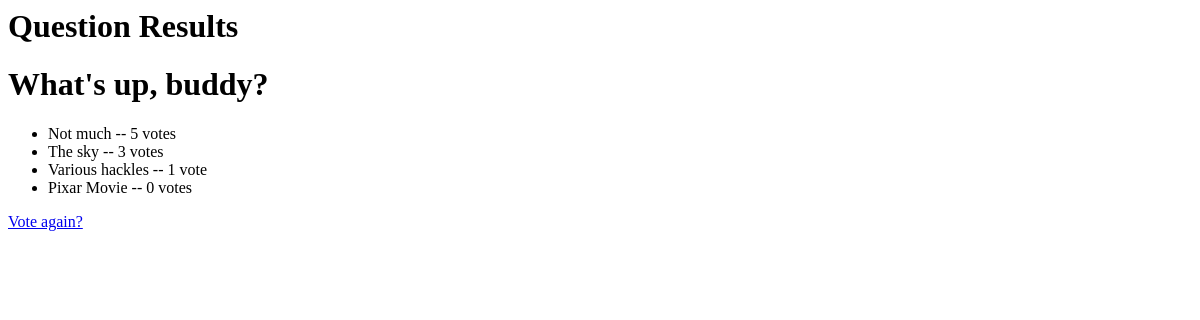
The app's page /polls/1/results/, older data.
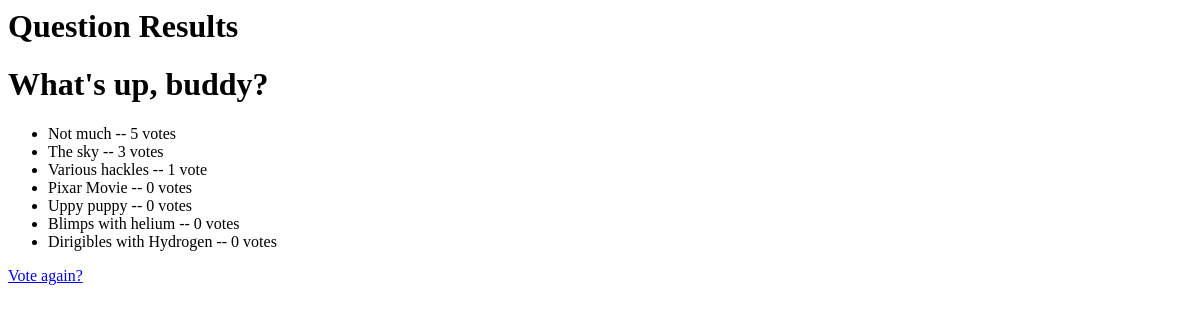
The same page, newer data.
### polls/models.py (models this page shows, shortened)
class Question(models.Model):
    question_text = models.CharField(max_length=200)
    pub_date = models.DateTimeField('date published')
    def was_published_recently(self):
        now = timezone.now()
        return now - datetime.timedelta(days=1) <= self.pub_date <= now
    was_published_recently.admin_order_field = 'pub_date'
    was_published_recently.boolean = True
    was_published_recently.short_description = 'Published recently?'

class Choice(models.Model):
    question = models.ForeignKey(Question, on_delete=models.CASCADE)
    choice_text = models.CharField(max_length=200)
    votes = models.IntegerField(default=0)

### polls/views.py (the view)
# urls.py: url(r'^(?P<pk>[0-9]+)/results/$', views.ResultsView.as_view(), name='results'),
class ResultsView(generic.DetailView):
    model = Question
    template_name = 'polls/results.html'

### polls/templates/polls/results.html
<h1>Question Results</h1>
<h1>{{ question.question_text }}</h1>
<ul>
{% for choice in question.choice_set.all %}
    <li>{{ choice.choice_text }} -- {{ choice.votes }} vote{{ choice.votes|pluralize }}</li>
{% endfor %}
</ul>
<a href="{% url 'polls:detail' question.id %}">Vote again?</a>

Row changes from the older to the newer data that the page shows:
added Choice: choice_text "Uppy puppy", votes "0"
added Choice: choice_text "Blimps with helium", votes "0"
added Choice: choice_text "Dirigibles with Hydrogen", votes "0"
